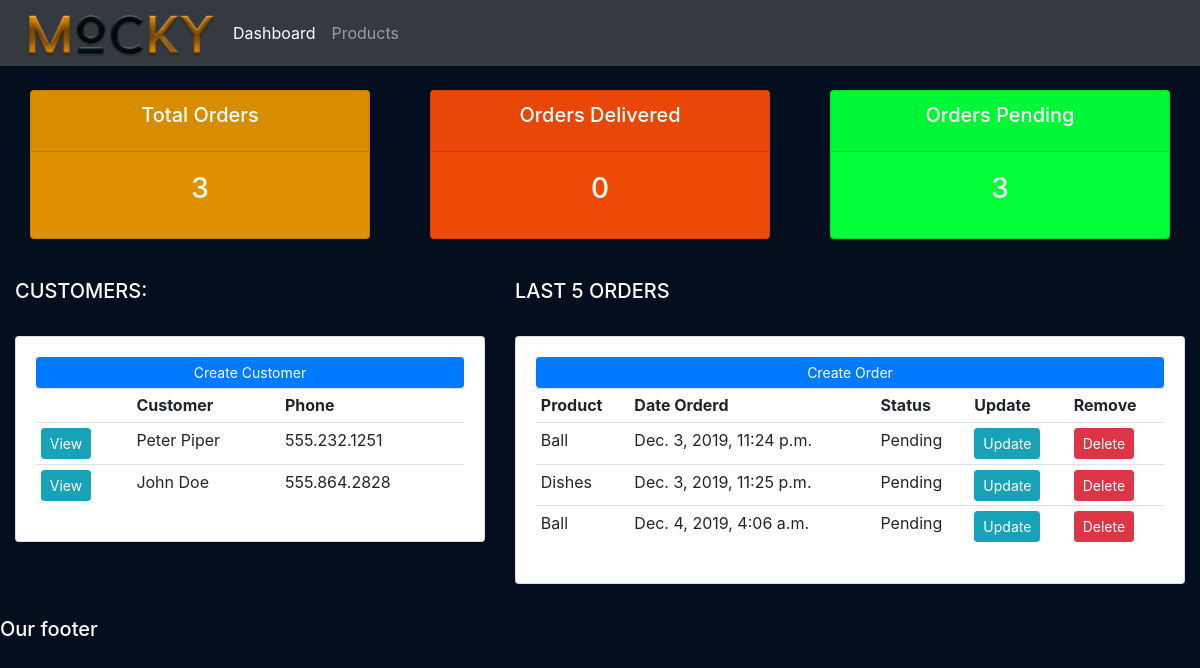
The page / on the database its author committed.
### accounts/models.py (models this page shows, shortened)
class Customer(models.Model):
	name = models.CharField(max_length=200, null=True)
	phone = models.CharField(max_length=200, null=True)
	email = models.CharField(max_length=200, null=True)
	date_created = models.DateTimeField(auto_now_add=True, null=True)

class Order(models.Model):
	STATUS = (
			('Pending', 'Pending'),
			('Out for delivery', 'Out for delivery'),
			('Delivered', 'Delivered'),
			)
	customer = models.ForeignKey(Customer, null=True, on_delete= models.SET_NULL)
	product = models.ForeignKey(Product, null=True, on_delete= models.SET_NULL)
	date_created = models.DateTimeField(auto_now_add=True, null=True)
	status = models.CharField(max_length=200, null=True, choices=STATUS)

class Product(models.Model):
	CATEGORY = (
			('Indoor', 'Indoor'),
			('Out Door', 'Out Door'),
			)
	name = models.CharField(max_length=200, null=True)
	price = models.FloatField(null=True)
	category = models.CharField(max_length=200, null=True, choices=CATEGORY)
	description = models.CharField(max_length=200, null=True, blank=True)
	date_created = models.DateTimeField(auto_now_add=True, null=True)
	tags = models.ManyToManyField(Tag)
	def __str__(self):
		return self.name

### accounts/views.py (the view)
# urls.py: path('', views.home, name="home"),
def home(request):
	orders = Order.objects.all()
	customers = Customer.objects.all()
	total_customers = customers.count()
	total_orders = orders.count()
	delivered = orders.filter(status='Delivered').count()
	pending = orders.filter(status='Pending').count()
	context = {'orders':orders, 'customers':customers,
	'total_orders':total_orders,'delivered':delivered,
	'pending':pending }
	return render(request, 'accounts/dashboard.html', context)

### accounts/templates/accounts/dashboard.html
{%  extends 'accounts/main.html' %}
{% block content %}
{%  include 'accounts/status.html' %}
<br>
<div class="row">
	<div class="col-md-5">
		<h5>CUSTOMERS:</h5>
		<hr>
		<div class="card card-body">
			<a class="btn btn-primary  btn-sm btn-block" href="">Create Customer</a>
			<table class="table table-sm">
				<tr>
					<th></th>
					<th>Customer</th>
					<th>Phone</th>
				</tr>
				{% for customer in customers %}
					<tr>
						<td><a class="btn btn-sm btn-info" href="{% url 'customer' customer.id %}">View</a></td>
						<td>{{customer.name}}</td>
						<td>{{customer.phone}}</td>
					</tr>
				{% endfor %}
			</table>
		</div>
	</div>
	<div class="col-md-7">
		<h5>LAST 5 ORDERS</h5>
		<hr>
		<div class="card card-body">
			<a class="btn btn-primary  btn-sm btn-block" href="{% url 'create_order' %}">Create Order</a>
			<table class="table table-sm">
				<tr>
					<th>Product</th>
					<th>Date Orderd</th>
					<th>Status</th>
					<th>Update</th>
					<th>Remove</th>
				</tr>
				{% for order in orders %}
					<tr>
						<td>{{order.product}}</td>
						<td>{{order.date_created}}</td>
						<td>{{order.status}}</td>
						<td><a class="btn btn-sm btn-info" href="{% url 'update_order' order.id %}">Update</a></td>
						<td><a class="btn btn-sm btn-danger" href="{% url 'delete_order' order.id %}">Delete</a></td>
					</tr>
				{% endfor %}
			</table>
		</div>
	</div>
</div>
{% endblock %}

### accounts/templates/accounts/main.html (shortened to what this page needs)
{% load static %}
<!DOCTYPE html>
<html>
  <head>
    <link
      rel="stylesheet"
      href="https://stackpath.bootstrapcdn.com/bootstrap/4.3.1/css/bootstrap.min.css"
    />
    <link
      rel="stylesheet"
      type="text/css"
      href="{% static '/css/main.css' %}"
    />
  </head>
  <body>
    <div class="hi">
      {% include 'accounts/navbar.html' %}
      <div class="container-fluid">{% block content %} {% endblock %}</div>
      <hr />
      <h5>Our footer</h5>
    </div>
  </body>
</html>

### accounts/templates/accounts/navbar.html (shortened to what this page needs)
{% load static %}
<nav class="navbar navbar-expand-lg navbar-dark bg-dark">
  <img src="{% static 'images/mocky.png' %}" style="height: 50px" />
  <div class="collapse navbar-collapse" id="navbarNav">
    <ul class="navbar-nav">
      <li class="nav-item active">
        <a class="nav-link" href="{% url 'home' %}">Dashboard</a>
      </li>
      <li class="nav-item">
        <a class="nav-link" href="{% url 'products' %}">Products</a>
      </li>
    </ul>
  </div>
</nav>

### accounts/templates/accounts/status.html
<br>
<div class="row">
	<div class="col">
		<div class="col-md">
			<div class="card text-center text-white  mb-3" id="total-orders">
			  	<div class="card-header">
			  		<h5 class="card-title">Total Orders</h5>
			  	</div>
			  	<div class="card-body">
			    	<h3 class="card-title">{{total_orders}}</h3>
			  	</div>
			</div>
		</div>
	</div>
	<div class="col">
		<div class="col-md">
			<div class="card text-center text-white  mb-3" id="orders-delivered">
			  	<div class="card-header">
			  		<h5 class="card-title">Orders Delivered</h5>
			  	</div>
			  	<div class="card-body">
			    	<h3 class="card-title">{{delivered}}</h3>
			  	</div>
			</div>
		</div>
	</div>
	<div class="col">
		<div class="col-md">
			<div class="card text-center text-white  mb-3" id="orders-pending">
			  	<div class="card-header">
			  		<h5 class="card-title">Orders Pending</h5>
			  	</div>
			  	<div class="card-body">
			    	<h3 class="card-title">{{pending}}</h3>
			  	</div>
			</div>
		</div>
	</div>
</div>

### static/css/main.css (style rules this page uses)
body { background-color: #030e1f; }
#total-orders { background-color: #df9101; }
#orders-delivered { background-color: #f04a09; }
#orders-pending { background-color: #00ff37; }
h1,h2,h3,h4,h5,h6 { color: #fff; }
#total-orders,#orders-delivered,#orders-pending { color: #fff; }
.hi { max-height: fit-content; }

### rows shown on the page
Customer: name "Peter Piper", phone "555.232.1251"
Customer: name "John Doe", phone "555.864.2828"
Order: product "Ball", date_created "Dec. 3, 2019, 11:24 p.m.", status "Pending"
Order: product "Dishes", date_created "Dec. 3, 2019, 11:25 p.m.", status "Pending"
Order: product "Ball", date_created "Dec. 4, 2019, 4:06 a.m.", status "Pending"

### other values the page prints
{{ total_orders }} "3"
{{ delivered }} "0"
{{ pending }} "3"
